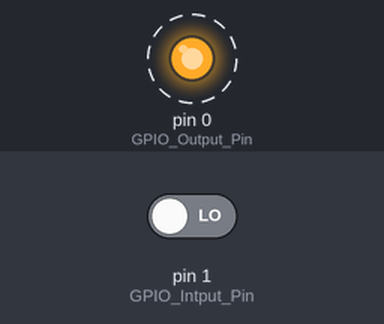
Recording of a program running on a simulated Raspberry Pi (wiringPi pin numbers). Shown: output pins drawn as LEDs (lit = HIGH). Dashed ring = blinking. The inputs (shaded band) are chosen by the test bench; at power-on: pin 1 (GPIO_Intput_Pin) LOW. Pin numbers are wiringPi numbers; what the program prints to the terminal is not drawn.

Above: at 0.5 s.
Timing chart, 0 to 4.6 s (numbered marks = the images above):
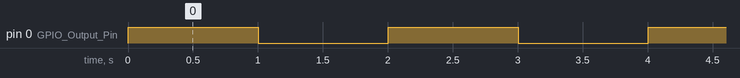

The program:

readgpio.py
```python
import wiringpi

GPIO_Output_Pin = 0
GPIO_Intput_Pin = 1
OUTPUT = 1
INPUT = 0
HIGH = 1
LOW = 0

wiringpi.wiringPiSetup()
wiringpi.pinMode(GPIO_Output_Pin,OUTPUT)
wiringpi.pinMode(GPIO_Intput_Pin,INPUT)

while 1:
    wiringpi.digitalWrite(GPIO_Output_Pin,HIGH)
    print('GPIO_Output_Pin OUTPUT =>HIGH')
    print('GPIO_Intput_Pin INPUT <=',wiringpi.digitalRead(GPIO_Intput_Pin))
    wiringpi.delay(1000)
    print()

    wiringpi.digitalWrite(GPIO_Output_Pin,LOW)
    print('GPIO_Output_Pin OUTPUT =>LOW')
    print('GPIO_Intput_Pin INPUT <=',wiringpi.digitalRead(GPIO_Intput_Pin))
    wiringpi.delay(1000)
    print()
```

Measured:
- by itself, pin 0 (GPIO_Output_Pin): alternates HIGH for 1.0 s and LOW for 1.0 s
